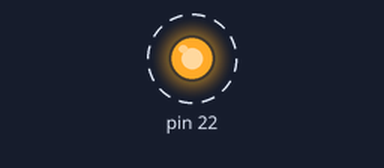
A program run on a simulated Raspberry Pi (header pin numbers). Shown: output pins drawn as LEDs (lit = HIGH). Dashed ring = blinking.

Above: at 0.05 s.
Timing chart, 0 to 3.0 s (numbered marks = the images above):
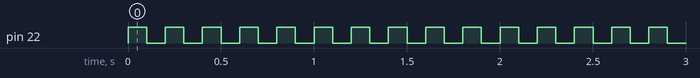

Measured:
- by itself, pin 22: alternates HIGH for 0.10 s and LOW for 0.10 s

The program:

blink_boardmode.py
```python
#!/usr/bin/python

# same as blink.py BUT using board mode instead of BCM
# GPIO 25 in BCM is 22 in BOARD mode

import RPi.GPIO as GPIO
import time

GPIO.setmode(GPIO.BOARD)
GPIO.setup(22,GPIO.OUT)
GPIO.output(22,GPIO.HIGH) # means OFF when HIGH signal

while True:
	GPIO.output(22,GPIO.HIGH)
	time.sleep(0.1)
	GPIO.output(22,GPIO.LOW)
	time.sleep(0.1)
```
